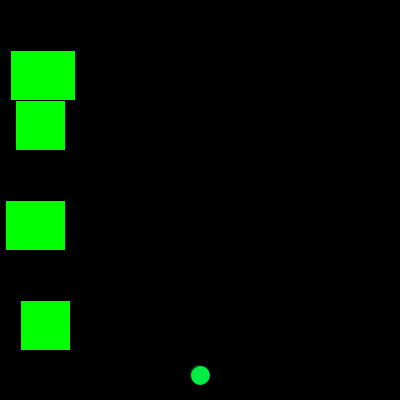
Frame 1 (no input)
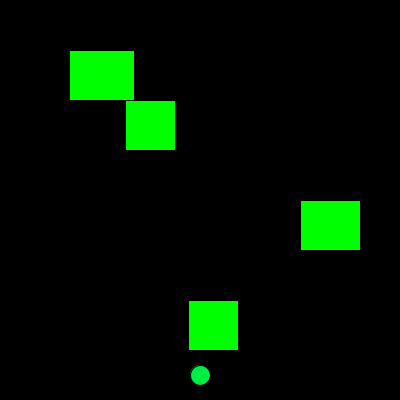
Frame 60 (the mouse pressed at the canvas centre just before this capture)
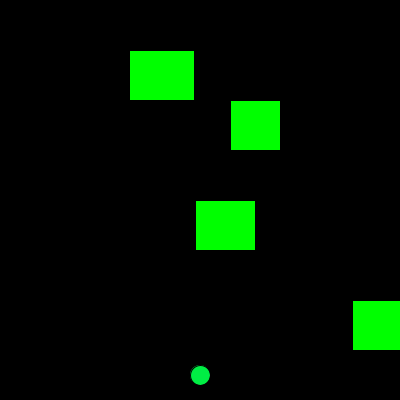
Frame 120 (the mouse held since frame 60 and released just before this capture)

The Processing sketch that drew these frames (run headless with seeded random() and noise(); from frame 60 on, the mouse is pressed at the canvas centre):

// Processing sketch: frogger
// ── frogger.pde
class Car {
  int x;
  int y;
  int size;
  int speed;
  Car(int x, int y, int size, int speed) {
    this.x = x;
    this.y = y;
    this.size = size;
    this.speed = speed;
  }
  int getX()
  {
    return x;
  }
  int getY()
  {
   return y; 
  }
  int getSize()
  {
   return size; 
  }
  void move()
  {
    x+=speed;
    if(x > width)
    {
      x= 0;
    }else if (x < 0)
    {
     x = 400; 
    }
  }
  
  void display() 
  {
    fill(0, 255, 0);
    rect(x, y, size, 50);
  }
}
Car c = new Car(5,200,60,5);
Car a = new Car(15, 100, 50, -5);
Car b = new Car (20,300,50, -4);
Car d = new Car (10, 50, 65, 1);
int frogX = 200;
int frogY = 375;
int hop = 20;
void setup () {
  size(400, 400);
}
void draw() {
  background(0, 0, 0);
  fill(0, 238, 68);
  ellipse(frogX, frogY, 20, 20);
  boundaries();
  c.display();
  a.display();
  b.display();
  d.display();
  c.move();
  a.move();
  b.move();
  d.move();
  intersects(a);
  intersects(b);
  intersects(c);
  intersects(d);
}
void boundaries() {
  if (frogX < 0) {
    frogX = 0;
  }
  if (frogX > 400) {
    frogX = 400;
  }
  if (frogY < 0) {
    frogY = 0;
  }
  if (frogY >400) {
    frogY = 400;
  }
}
boolean intersects (Car car) {
  if ((frogY > car.getY() && frogY < car.getY() +50)&&
  (frogX > car.getX() && frogX < car.getX()+car.getSize()))
  {
    return true;
  }
  else
  {
    return false;
  }}
void keyPressed()
{
  if (key == CODED) {
    if (keyCode == UP)
    {
      frogY -= hop;
    } else if (keyCode == DOWN)
    {
      frogY += hop;
    } else if (keyCode == RIGHT)
    {
      frogX += hop;
    } else if (keyCode == LEFT)
    {
      frogX -= hop;
    }
  }
}
